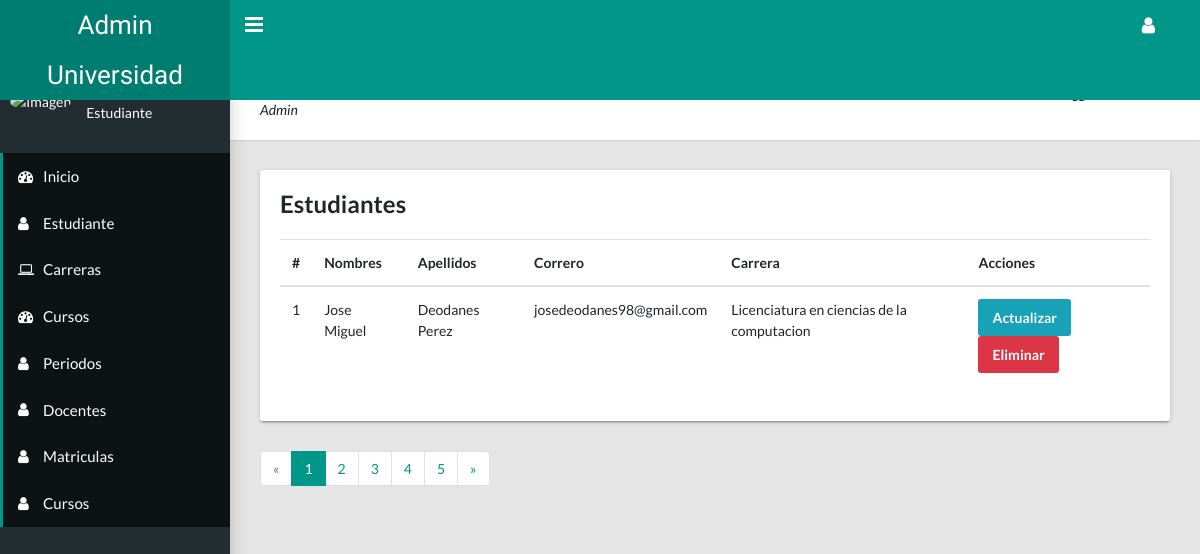
Before: /?option=user (signed in) with the older database file.
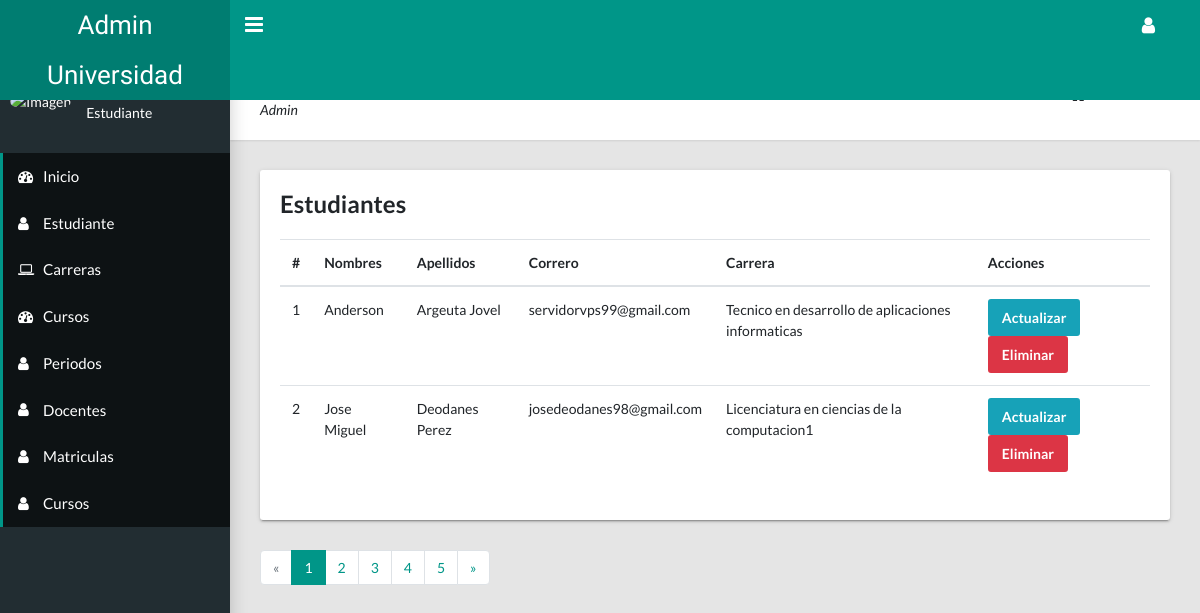
After: the same page with the newer database file.
### tables this page shows
CREATE TABLE `estudiante` (
  `carnet` varchar(50) NOT NULL,
  `nombres` varchar(50) NOT NULL,
  `apellidos` varchar(50) NOT NULL,
  `email` varchar(50) NOT NULL,
  `clave` varchar(100) NOT NULL,
  `genero` char(50) NOT NULL,
  `direccion` text NOT NULL,
  `fecha_nacimiento` date NOT NULL,
  `id_carrera` int(30) NOT NULL,
  `id_rol` int(30) NOT NULL
);

CREATE TABLE `carreras` (
  `id` int(11) NOT NULL,
  `duracion` int(11) NOT NULL,
  `nombre` varchar(50) NOT NULL,
  `pensum` varchar(56) NOT NULL,
  `id_facultad` int(30) NOT NULL
);

### procesos/general_crud.php (called while the page is built, shortened)
<?php
    function select_data($query){
        $con = get_conexion();
        $result = $con->query($query);
        return $result->fetchAll(PDO::FETCH_ASSOC);
    }
?>

### procesos/mostrar-datos.php (called while the page is built, shortened)
<?php
    include_once "./procesos/general_crud.php";
    $query = "SELECT * FROM estudiante INNER JOIN carreras ON estudiante.id_carrera=carreras.id";
    $result = select_data($query);
    $query = "SELECT * FROM docente ORDER BY id DESC";
    $result_docente = select_data($query);
?>

### views/table_students.php (the view)
<?php
  include_once "./procesos/mostrar-datos.php";
?>
    <main class="app-content">
      <div class="app-title">
        <div>
          <h1><i class="fa fa-dashboard"></i> Gestionar estudiantes</h1>
          <p>Admin</p>
        </div>
        <ul class="app-breadcrumb breadcrumb">
          <li class="breadcrumb-item"><i class="fa fa-home fa-lg"></i></li>
          <li class="breadcrumb-item"><a href="#">Dashboard</a></li>
        </ul>
      </div>
      <div class="row">
        <div class="col-md-12">
            <div class="tile">
              <h3 class="tile-title">Estudiantes</h3>
              <table class="table table-hover table-responsive-sm">
                <thead>
                  <tr>
                    <th>#</th>
                    <th>Nombres</th>
                    <th>Apellidos</th>
                    <th>Correro</th>
                    <th>Carrera</th>
                    <th>Acciones</th>
                  </tr>
                </thead>
                <tbody>
                <?php $cont=0; foreach($result AS $data): ?>
                  <tr>
                    <td><?php echo $cont +=1 ?></td>
                    <td><?php echo $data['nombres'] ?></td>
                    <td><?php echo $data['apellidos'] ?></td>
                    <td><?php echo $data['email'] ?></td>
                    <td><?php echo $data['nombre'] ?></td>
                    <td>
                        <a class="btn btn-info" href="#">Actualizar</a>
                        <a class="btn btn-danger" href="./procesos/estudiante_proceso.php?id=<?php echo $data['carnet'] ?>">Eliminar</a>
                    </td>
                  </tr>
                  <?php endforeach ?>
                </tbody>
              </table>
            </div>
          </div>
      </div>
      <div>
        <ul class="pagination">
          <li class="page-item disabled"><a class="page-link" href="#">«</a></li>
          <li class="page-item active"><a class="page-link" href="#">1</a></li>
          <li class="page-item"><a class="page-link" href="#">2</a></li>
          <li class="page-item"><a class="page-link" href="#">3</a></li>
          <li class="page-item"><a class="page-link" href="#">4</a></li>
          <li class="page-item"><a class="page-link" href="#">5</a></li>
          <li class="page-item"><a class="page-link" href="#">»</a></li>
        </ul>
      </div>
    </main>

### views/template/header.php (shortened to what this page needs)
<!DOCTYPE html>
<html lang="en">
  <head><base href="./">
    <link rel="stylesheet" type="text/css" href="public/css/main.css">
    <link rel="stylesheet" href="//cdn.jsdelivr.net/npm/alertifyjs@1.13.1/build/css/alertify.min.css"/>
    <link rel="stylesheet" type="text/css" href="https://maxcdn.bootstrapcdn.com/font-awesome/4.7.0/css/font-awesome.min.css">
  </head>
  <body class="app sidebar-mini">
    <header class="app-header"><a class="app-header__logo" href="index.html">Admin Universidad</a>
      <a class="app-sidebar__toggle" href="#" data-toggle="sidebar" aria-label="Hide Sidebar"></a>
      <ul class="app-nav">
        <li class="dropdown"><a class="app-nav__item" href="#" data-toggle="dropdown" aria-label="Open Profile Menu"><i class="fa fa-user fa-lg"></i></a>
        </li>
      </ul>
    </header>
    <aside class="app-sidebar">
      <div class="app-sidebar__user"><img class="app-sidebar__user-avatar" src="https://s3.amazonaws.com/uifaces/faces/twitter/jsa/48.jpg" alt="Imagen">
        <div>
          <p class="app-sidebar__user-name">Nombre</p>
          <p class="app-sidebar__user-designation">Estudiante</p>
        </div>
      </div>
      <ul class="app-menu">
        <li><a class="app-menu__item active" href="index.php"><i class="app-menu__icon fa fa-dashboard"></i><span class="app-menu__label">Inicio</span></a></li>
        <?php if($_SESSION['admin'] || $_SESSION['docente']):?>
        <li><a class="app-menu__item active" href="?option=user"><i class="app-menu__icon fa fa-user"></i><span class="app-menu__label">Estudiante</span></a></li>
        <?php endif ?>
        <?php if($_SESSION['admin']):?>
          <li><a class="app-menu__item active" href="?option=carrera"><i class="app-menu__icon fa fa-laptop"></i><span class="app-menu__label">Carreras</span></a></li>
        <?php endif ?>
        <?php if($_SESSION['docente']):?>
        <li><a class="app-menu__item active" href="?option=cursos"><i class="app-menu__icon fa fa-dashboard"></i><span class="app-menu__label">Cursos</span></a></li>
        <?php endif ?>
        <?php if($_SESSION['admin']):?>
        <li><a class="app-menu__item active" href="?option=periodos"><i class="app-menu__icon fa fa-user"></i><span class="app-menu__label">Periodos</span></a></li>
        <li><a class="app-menu__item active" href="?option=docente"><i class="app-menu__icon fa fa-user"></i><span class="app-menu__label">Docentes</span></a></li>
        <?php endif ?>
        <?php if(isset($_SESSION['estudiante'])): ?>
        <li><a class="app-menu__item active" href="?option=matricula"><i class="app-menu__icon fa fa-user"></i><span class="app-menu__label">Matriculas</span></a></li>
        <li><a class="app-menu__item active" href="?option=inscribirse"><i class="app-menu__icon fa fa-user"></i><span class="app-menu__label">Cursos</span></a></li>
        <?php endif; ?>
      </ul>
    </aside>

### index.php (shortened to what this page needs)
<?php
    include_once "views/template/header.php";
?>
    <?php
        $option = $_GET['option'];
    if($option == 'user'){
        include_once "views/table_students.php";
    }elseif($option == 'carrera'){
        include_once "views/career.php";
    }elseif($option == 'cursos'){
        include_once "views/course.php";
    }elseif($option == 'periodos'){
        include_once "views/add_periodo.php";
    }elseif($option == 'docente'){
        include_once "views/table_teacher.php";
    }elseif($option == 'matricula'){
        include_once "views/matricula_user.php";
    }elseif($option == 'inscribirse'){
        include_once "views/add_course.php";
    }elseif($option == 'perfil'){
        include_once "views/perfil_user.php";
    }else{
        include_once "views/dashboard.php";
    }
    ?>
<?php
    include_once "views/template/footer.php";
?>

### views/template/footer.php (shortened to what this page needs)
  </body>
</html>

Changed rows visible on the page:
added estudiante: cont "1", nombres "Anderson", apellidos "Argeuta Jovel", email "servidorvps99@gmail.com", id_carrera.nombre "Tecnico en desarrollo de aplicaciones informaticas"
changed through a linked row, estudiante "Jose Miguel": cont "1" → "2"; id_carrera.nombre "Licenciatura en ciencias de la computacion" → "Licenciatura en ciencias de la computacion1"
